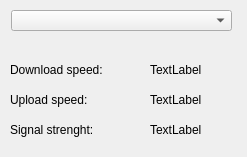
<?xml version="1.0" encoding="UTF-8"?>
<ui version="4.0">
 <class>SpeedWidget</class>
 <widget class="QWidget" name="SpeedWidget">
  <property name="geometry">
   <rect>
    <x>0</x>
    <y>0</y>
    <width>247</width>
    <height>157</height>
   </rect>
  </property>
  <property name="windowTitle">
   <string>Form</string>
  </property>
  <widget class="QLabel" name="label">
   <property name="geometry">
    <rect>
     <x>10</x>
     <y>60</y>
     <width>131</width>
     <height>20</height>
    </rect>
   </property>
   <property name="text">
    <string>Download speed:</string>
   </property>
  </widget>
  <widget class="QLabel" name="label_2">
   <property name="geometry">
    <rect>
     <x>10</x>
     <y>90</y>
     <width>111</width>
     <height>20</height>
    </rect>
   </property>
   <property name="text">
    <string>Upload speed:</string>
   </property>
  </widget>
  <widget class="QLabel" name="label_3">
   <property name="geometry">
    <rect>
     <x>10</x>
     <y>120</y>
     <width>111</width>
     <height>20</height>
    </rect>
   </property>
   <property name="text">
    <string>Signal strenght:</string>
   </property>
  </widget>
  <widget class="QComboBox" name="comboBox">
   <property name="geometry">
    <rect>
     <x>11</x>
     <y>10</y>
     <width>221</width>
     <height>21</height>
    </rect>
   </property>
  </widget>
  <widget class="QLabel" name="label_4">
   <property name="geometry">
    <rect>
     <x>150</x>
     <y>60</y>
     <width>63</width>
     <height>20</height>
    </rect>
   </property>
   <property name="text">
    <string>TextLabel</string>
   </property>
  </widget>
  <widget class="QLabel" name="label_5">
   <property name="geometry">
    <rect>
     <x>150</x>
     <y>90</y>
     <width>63</width>
     <height>20</height>
    </rect>
   </property>
   <property name="text">
    <string>TextLabel</string>
   </property>
  </widget>
  <widget class="QLabel" name="label_6">
   <property name="geometry">
    <rect>
     <x>150</x>
     <y>120</y>
     <width>63</width>
     <height>20</height>
    </rect>
   </property>
   <property name="text">
    <string>TextLabel</string>
   </property>
  </widget>
 </widget>
 <resources/>
 <connections/>
</ui>
